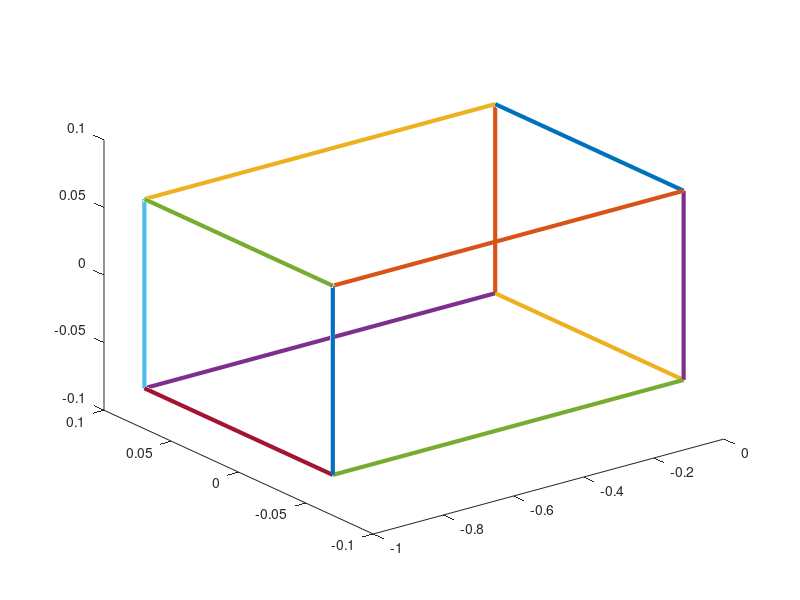

MATLAB code to generate this figure:
L = [0 0 0 0 -1 -1 -1 -1;...
    -0.07 0.07 0.07 -0.07 -0.07 0.07 0.07 -0.07;...
    0.07 0.07 -0.07 -0.07 0.07 0.07 -0.07 -0.07;...
    1 1 1 1 1 1 1 1]
L1 = [1 2; ...
    2 3; ...
    3 4; ...
    4 1; ...
    5 6; ...
    6 7; ...
    7 8; ...
    8 5; ...
    1 5; ...
    2 6; ...
    3 7; ...
    4 8];
S_L1 = size(L1);
X = L(1,:);
Y = L(2,:);
Z = L(3,:);

for i = 1: S_L1(1)
    X = [L(1,L1(i,1)) L(1, L1(i, 2))];
    Y = [L(2,L1(i,1)) L(2, L1(i, 2))];
    Z = [L(3,L1(i,1)) L(3, L1(i, 2))];
    plot3(X,Y,Z, 'LineWidth', 3);
    hold on;
end
